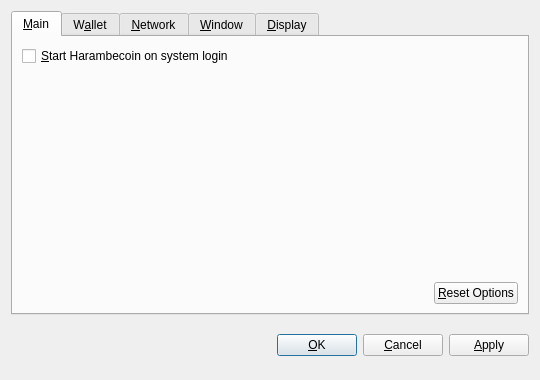
<?xml version="1.0" encoding="UTF-8"?>
<ui version="4.0">
 <class>OptionsDialog</class>
 <widget class="QDialog" name="OptionsDialog">
  <property name="geometry">
   <rect>
    <x>0</x>
    <y>0</y>
    <width>540</width>
    <height>380</height>
   </rect>
  </property>
  <property name="windowTitle">
   <string>Options</string>
  </property>
  <property name="modal">
   <bool>true</bool>
  </property>
  <layout class="QVBoxLayout" name="verticalLayout">
   <item>
    <widget class="QTabWidget" name="tabWidget">
     <property name="tabPosition">
      <enum>QTabWidget::North</enum>
     </property>
     <property name="currentIndex">
      <number>0</number>
     </property>
     <widget class="QWidget" name="tabMain">
      <attribute name="title">
       <string>&amp;Main</string>
      </attribute>
      <layout class="QVBoxLayout" name="verticalLayout_Main">
       <item>
        <widget class="QCheckBox" name="bitcoinAtStartup">
         <property name="toolTip">
          <string>Automatically start Harambecoin after logging in to the system.</string>
         </property>
         <property name="text">
          <string>&amp;Start Harambecoin on system login</string>
         </property>
        </widget>
       </item>
       <item>
        <spacer name="verticalSpacer_Main">
         <property name="orientation">
          <enum>Qt::Vertical</enum>
         </property>
         <property name="sizeHint" stdset="0">
          <size>
           <width>20</width>
           <height>40</height>
          </size>
         </property>
        </spacer>
       </item>
       <item>
        <layout class="QHBoxLayout" name="horizontalLayout_2_Main">
         <item>
          <spacer name="horizontalSpacer_2_Main">
           <property name="orientation">
            <enum>Qt::Horizontal</enum>
           </property>
           <property name="sizeHint" stdset="0">
            <size>
             <width>40</width>
             <height>20</height>
            </size>
           </property>
          </spacer>
         </item>
         <item>
          <widget class="QPushButton" name="resetButton">
           <property name="toolTip">
            <string>Reset all client options to default.</string>
           </property>
           <property name="text">
            <string>&amp;Reset Options</string>
           </property>
           <property name="autoDefault">
            <bool>false</bool>
           </property>
          </widget>
         </item>
        </layout>
       </item>
      </layout>
     </widget>
     <widget class="QWidget" name="tabWallet">
      <attribute name="title">
       <string>W&amp;allet</string>
      </attribute>
      <layout class="QVBoxLayout" name="verticalLayout_Network">
       <item>
        <widget class="QLabel" name="transactionFeeInfoLabel">
         <property name="text">
          <string>Optional transaction fee per kB that helps make sure your transactions are processed quickly. Most transactions are 1 kB.</string>
         </property>
         <property name="textFormat">
          <enum>Qt::PlainText</enum>
         </property>
         <property name="wordWrap">
          <bool>true</bool>
         </property>
        </widget>
       </item>
       <item>
        <layout class="QHBoxLayout" name="horizontalLayout_1_Main">
         <item>
          <widget class="QLabel" name="transactionFeeLabel">
           <property name="text">
            <string>Pay transaction &amp;fee</string>
           </property>
           <property name="textFormat">
            <enum>Qt::PlainText</enum>
           </property>
           <property name="buddy">
            <cstring>transactionFee</cstring>
           </property>
          </widget>
         </item>
         <item>
          <widget class="BitcoinAmountField" name="transactionFee"/>
         </item>
         <item>
          <spacer name="horizontalSpacer_1_Main">
           <property name="orientation">
            <enum>Qt::Horizontal</enum>
           </property>
           <property name="sizeHint" stdset="0">
            <size>
             <width>40</width>
             <height>20</height>
            </size>
           </property>
          </spacer>
         </item>
        </layout>
       </item>
       <item>
        <widget class="QLabel" name="label">
         <property name="text">
          <string>If you disable the spending of unconfirmed change, the change from a transaction cannot be used until that transaction has at least one confirmation. This also affects how your balance is computed.</string>
         </property>
         <property name="wordWrap">
          <bool>true</bool>
         </property>
        </widget>
       </item>
       <item>
        <widget class="QCheckBox" name="spendZeroConfChange">
         <property name="text">
          <string>Spend unconfirmed change  (experts only)</string>
         </property>
        </widget>
       </item>
       <item>
        <spacer name="verticalSpacer">
         <property name="orientation">
          <enum>Qt::Vertical</enum>
         </property>
         <property name="sizeHint" stdset="0">
          <size>
           <width>20</width>
           <height>40</height>
          </size>
         </property>
        </spacer>
       </item>
      </layout>
     </widget>
     <widget class="QWidget" name="tabNetwork">
      <attribute name="title">
       <string>&amp;Network</string>
      </attribute>
      <layout class="QVBoxLayout" name="verticalLayout_Network">
       <item>
        <widget class="QCheckBox" name="mapPortUpnp">
         <property name="toolTip">
          <string>Automatically open the Harambecoin client port on the router. This only works when your router supports UPnP and it is enabled.</string>
         </property>
         <property name="text">
          <string>Map port using &amp;UPnP</string>
         </property>
        </widget>
       </item>
       <item>
        <widget class="QCheckBox" name="connectSocks">
         <property name="toolTip">
          <string>Connect to the Harambecoin network through a SOCKS proxy (e.g. when connecting through Tor).</string>
         </property>
         <property name="text">
          <string>&amp;Connect through SOCKS proxy:</string>
         </property>
        </widget>
       </item>
       <item>
        <layout class="QHBoxLayout" name="horizontalLayout_Network">
         <item>
          <widget class="QLabel" name="proxyIpLabel">
           <property name="text">
            <string>Proxy &amp;IP:</string>
           </property>
           <property name="textFormat">
            <enum>Qt::PlainText</enum>
           </property>
           <property name="buddy">
            <cstring>proxyIp</cstring>
           </property>
          </widget>
         </item>
         <item>
          <widget class="QValidatedLineEdit" name="proxyIp">
           <property name="maximumSize">
            <size>
             <width>140</width>
             <height>16777215</height>
            </size>
           </property>
           <property name="toolTip">
            <string>IP address of the proxy (e.g. 127.0.0.1)</string>
           </property>
          </widget>
         </item>
         <item>
          <widget class="QLabel" name="proxyPortLabel">
           <property name="text">
            <string>&amp;Port:</string>
           </property>
           <property name="textFormat">
            <enum>Qt::PlainText</enum>
           </property>
           <property name="buddy">
            <cstring>proxyPort</cstring>
           </property>
          </widget>
         </item>
         <item>
          <widget class="QLineEdit" name="proxyPort">
           <property name="maximumSize">
            <size>
             <width>55</width>
             <height>16777215</height>
            </size>
           </property>
           <property name="toolTip">
            <string>Port of the proxy (e.g. 9050)</string>
           </property>
          </widget>
         </item>
         <item>
          <widget class="QLabel" name="socksVersionLabel">
           <property name="text">
            <string>SOCKS &amp;Version:</string>
           </property>
           <property name="textFormat">
            <enum>Qt::PlainText</enum>
           </property>
           <property name="buddy">
            <cstring>socksVersion</cstring>
           </property>
          </widget>
         </item>
         <item>
          <widget class="QValueComboBox" name="socksVersion">
           <property name="toolTip">
            <string>SOCKS version of the proxy (e.g. 5)</string>
           </property>
          </widget>
         </item>
         <item>
          <spacer name="horizontalSpacer_Network">
           <property name="orientation">
            <enum>Qt::Horizontal</enum>
           </property>
           <property name="sizeHint" stdset="0">
            <size>
             <width>40</width>
             <height>20</height>
            </size>
           </property>
          </spacer>
         </item>
        </layout>
       </item>
       <item>
        <spacer name="verticalSpacer_Network">
         <property name="orientation">
          <enum>Qt::Vertical</enum>
         </property>
         <property name="sizeHint" stdset="0">
          <size>
           <width>20</width>
           <height>40</height>
          </size>
         </property>
        </spacer>
       </item>
      </layout>
     </widget>
     <widget class="QWidget" name="tabWindow">
      <attribute name="title">
       <string>&amp;Window</string>
      </attribute>
      <layout class="QVBoxLayout" name="verticalLayout_Window">
       <item>
        <widget class="QCheckBox" name="minimizeToTray">
         <property name="toolTip">
          <string>Show only a tray icon after minimizing the window.</string>
         </property>
         <property name="text">
          <string>&amp;Minimize to the tray instead of the taskbar</string>
         </property>
        </widget>
       </item>
       <item>
        <widget class="QCheckBox" name="minimizeOnClose">
         <property name="toolTip">
          <string>Minimize instead of exit the application when the window is closed. When this option is enabled, the application will be closed only after selecting Quit in the menu.</string>
         </property>
         <property name="text">
          <string>M&amp;inimize on close</string>
         </property>
        </widget>
       </item>
       <item>
        <spacer name="verticalSpacer_Window">
         <property name="orientation">
          <enum>Qt::Vertical</enum>
         </property>
         <property name="sizeHint" stdset="0">
          <size>
           <width>20</width>
           <height>40</height>
          </size>
         </property>
        </spacer>
       </item>
      </layout>
     </widget>
     <widget class="QWidget" name="tabDisplay">
      <attribute name="title">
       <string>&amp;Display</string>
      </attribute>
      <layout class="QVBoxLayout" name="verticalLayout_Display">
       <item>
        <layout class="QHBoxLayout" name="horizontalLayout_1_Display">
         <item>
          <widget class="QLabel" name="langLabel">
           <property name="text">
            <string>User Interface &amp;language:</string>
           </property>
           <property name="textFormat">
            <enum>Qt::PlainText</enum>
           </property>
           <property name="buddy">
            <cstring>lang</cstring>
           </property>
          </widget>
         </item>
         <item>
          <widget class="QValueComboBox" name="lang">
           <property name="toolTip">
            <string>The user interface language can be set here. This setting will take effect after restarting Harambecoin.</string>
           </property>
          </widget>
         </item>
        </layout>
       </item>
       <item>
        <layout class="QHBoxLayout" name="horizontalLayout_2_Display">
         <item>
          <widget class="QLabel" name="unitLabel">
           <property name="text">
            <string>&amp;Unit to show amounts in:</string>
           </property>
           <property name="textFormat">
            <enum>Qt::PlainText</enum>
           </property>
           <property name="buddy">
            <cstring>unit</cstring>
           </property>
          </widget>
         </item>
         <item>
          <widget class="QValueComboBox" name="unit">
           <property name="toolTip">
            <string>Choose the default subdivision unit to show in the interface and when sending coins.</string>
           </property>
          </widget>
         </item>
        </layout>
       </item>
       <item>
        <widget class="QCheckBox" name="displayAddresses">
         <property name="toolTip">
          <string>Whether to show Harambecoin addresses in the transaction list or not.</string>
         </property>
         <property name="text">
          <string>&amp;Display addresses in transaction list</string>
         </property>
        </widget>
       </item>
       <item>
        <widget class="QCheckBox" name="coinControlFeatures">
         <property name="toolTip">
          <string>Whether to show coin control features or not.</string>
         </property>
         <property name="text">
          <string>Display coin &amp;control features (experts only!)</string>
         </property>
        </widget>
       </item>
       <item>
        <spacer name="verticalSpacer_Display">
         <property name="orientation">
          <enum>Qt::Vertical</enum>
         </property>
         <property name="sizeHint" stdset="0">
          <size>
           <width>20</width>
           <height>40</height>
          </size>
         </property>
        </spacer>
       </item>
      </layout>
     </widget>
    </widget>
   </item>
   <item>
    <layout class="QHBoxLayout" name="horizontalLayout_Buttons">
     <item>
      <spacer name="horizontalSpacer_1">
       <property name="orientation">
        <enum>Qt::Horizontal</enum>
       </property>
       <property name="sizeHint" stdset="0">
        <size>
         <width>40</width>
         <height>48</height>
        </size>
       </property>
      </spacer>
     </item>
     <item>
      <widget class="QLabel" name="statusLabel">
       <property name="font">
        <font>
         <weight>75</weight>
         <bold>true</bold>
        </font>
       </property>
       <property name="text">
        <string/>
       </property>
       <property name="textFormat">
        <enum>Qt::PlainText</enum>
       </property>
       <property name="wordWrap">
        <bool>true</bool>
       </property>
      </widget>
     </item>
     <item>
      <spacer name="horizontalSpacer_2">
       <property name="orientation">
        <enum>Qt::Horizontal</enum>
       </property>
       <property name="sizeHint" stdset="0">
        <size>
         <width>40</width>
         <height>48</height>
        </size>
       </property>
      </spacer>
     </item>
     <item>
      <widget class="QPushButton" name="okButton">
       <property name="text">
        <string>&amp;OK</string>
       </property>
      </widget>
     </item>
     <item>
      <widget class="QPushButton" name="cancelButton">
       <property name="text">
        <string>&amp;Cancel</string>
       </property>
       <property name="autoDefault">
        <bool>false</bool>
       </property>
      </widget>
     </item>
     <item>
      <widget class="QPushButton" name="applyButton">
       <property name="text">
        <string>&amp;Apply</string>
       </property>
       <property name="autoDefault">
        <bool>false</bool>
       </property>
      </widget>
     </item>
    </layout>
   </item>
  </layout>
 </widget>
 <customwidgets>
  <customwidget>
   <class>BitcoinAmountField</class>
   <extends>QSpinBox</extends>
   <header>bitcoinamountfield.h</header>
  </customwidget>
  <customwidget>
   <class>QValueComboBox</class>
   <extends>QComboBox</extends>
   <header>qvaluecombobox.h</header>
  </customwidget>
  <customwidget>
   <class>QValidatedLineEdit</class>
   <extends>QLineEdit</extends>
   <header>qvalidatedlineedit.h</header>
  </customwidget>
 </customwidgets>
 <resources/>
 <connections/>
</ui>
